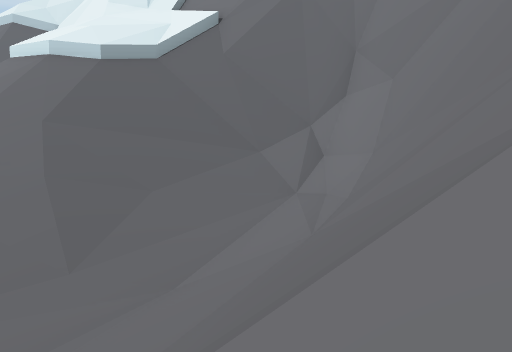
View 1 (above)

16 first-person views from a walk through a Unity game level. The camera is 1.5 m above the floor, tilts 4° down and sees 70° across. The floor is counted in squares, 2 m on a side. Each view is taken from the middle of a square. On the plan, view 1 faces up. The plan holds only what a view shows up to about 11 squares ahead; the rest is blank. The place goes on beyond the plan.

View 2
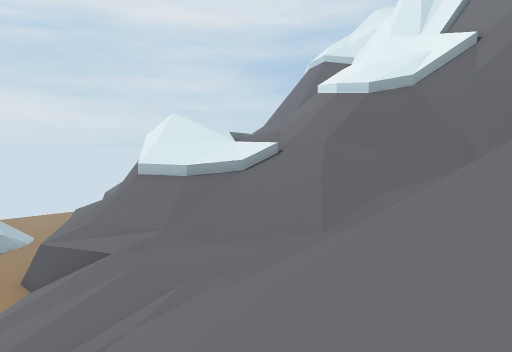

View 3
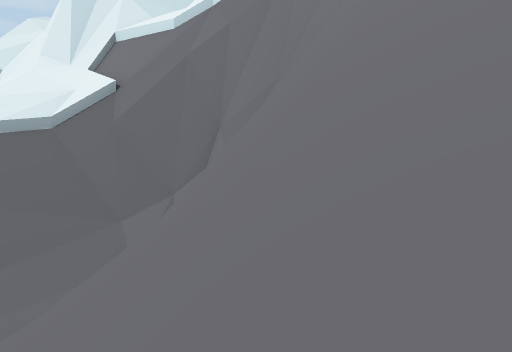

View 4
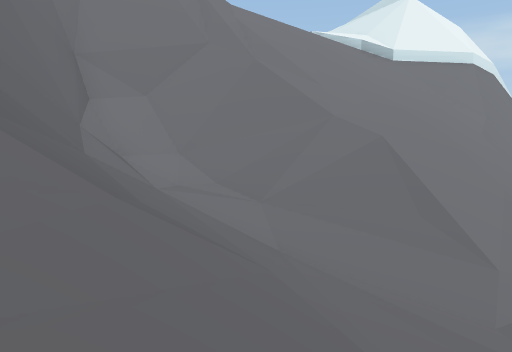

View 5
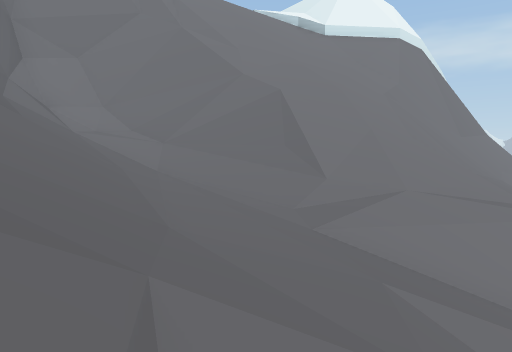

View 6
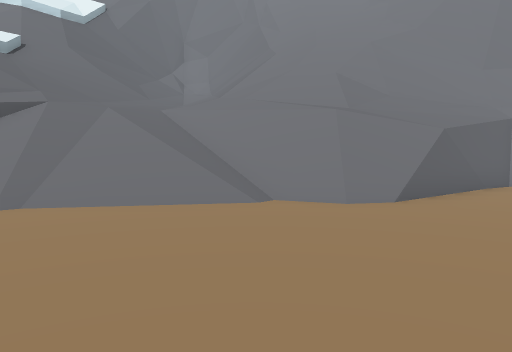

View 7
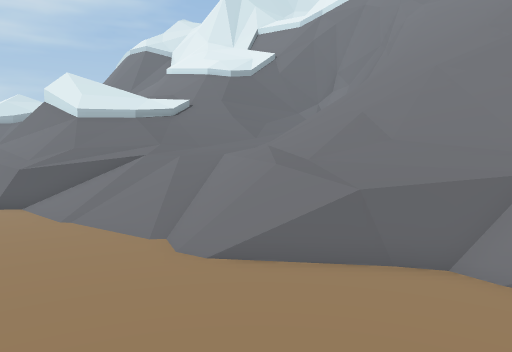

View 8
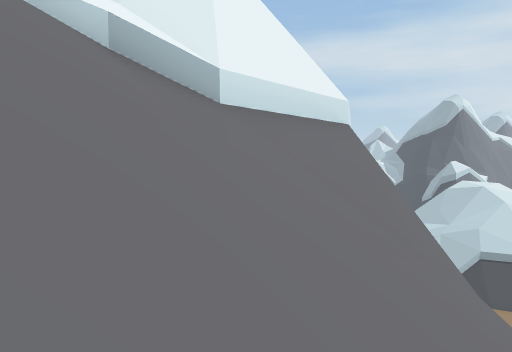

View 9
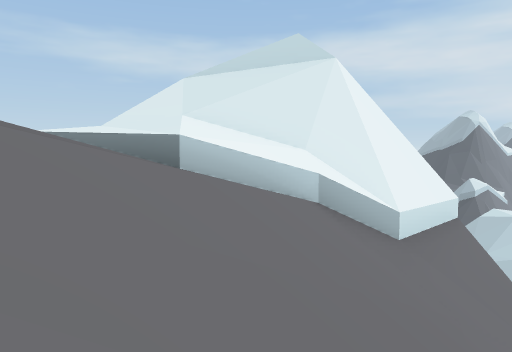

View 10
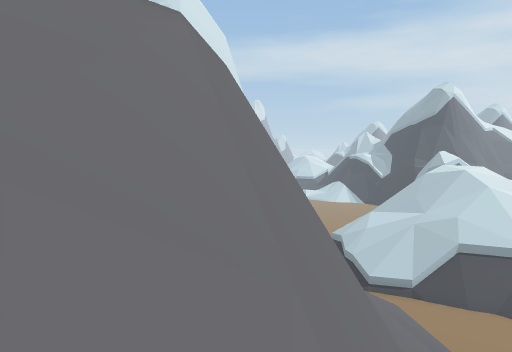

View 11
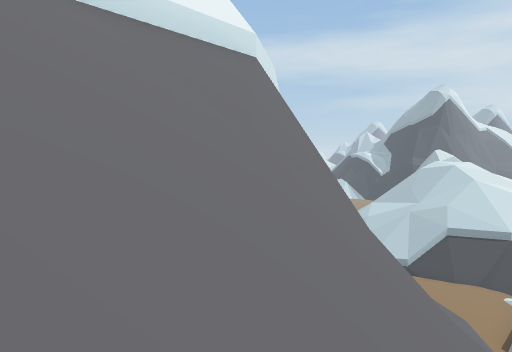

View 12
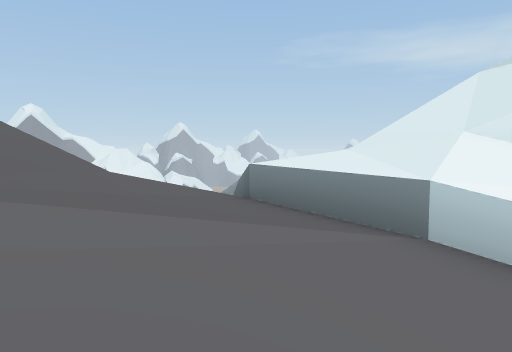

View 13
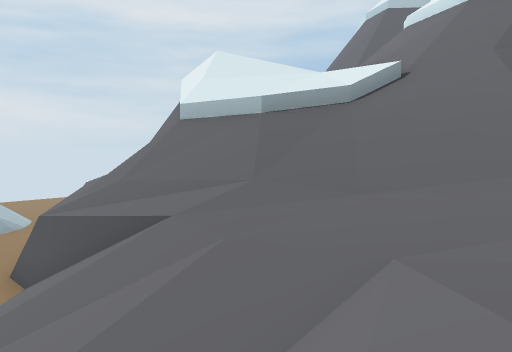

View 14
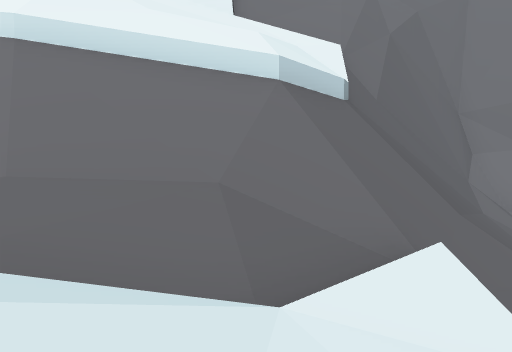

View 15
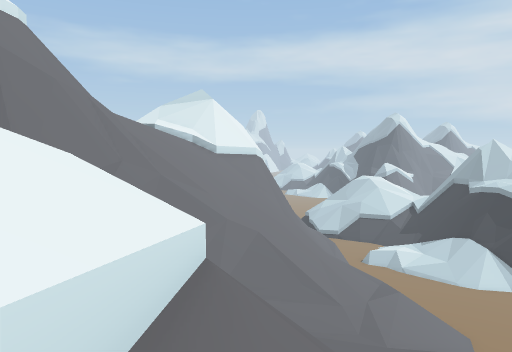

View 16
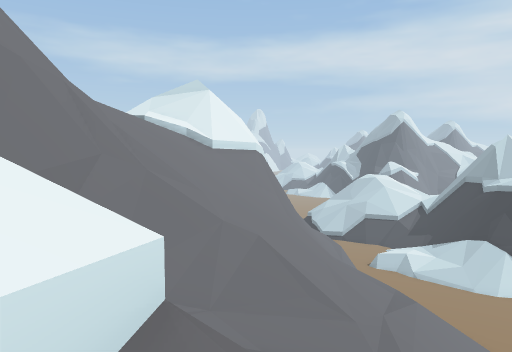

### Floor plan
Key: @ floor where view 1 was taken; # wall or solid block; . main floor; : floor 4 m higher than the main floor; + floor 5 m higher than the main floor; * floor 16 m higher than the main floor; % floor 17 m higher than the main floor; & floor 17.75 m higher than the main floor; / step, stairs or slope; = window, fence, low wall or low ledge; ^ raised ledge; v drop or lower ground.
Columns run from 8 left of view 1 to 10 right of it. Each row starts with its distance up from view 1.
 11  ^
 10  /^#  ^
  9  //^###^^
  8 ////^^/##^^  #
  7 //////////# v^
  6 //////////# ##
  5 //////////# #/
  4 //////////#=/////
  3 //////+//=#v///*==
  2 ////:+/////////==*
  1 v//////////////=%&
  0 ////////@/////#=#==
 -1 ./////////////#===
 -2 ../////////####==
 -3 ....///////##=#v
 -4 .....//////## vv
 -5 ......//##v=#^
 -6 ..........# /##
 -7 ..........  //=
 -8     .....    ///
 -9               //
-10             .. v
-11       /     ...
-12             /..
-13              ..

Positions as (right, up) in squares from view 1, and headings:
1: (0, 0), facing up
2: (2, -2), facing up-left
3: (3, -1), facing up
4: (-6, 4), facing right
5: (-7, 2), facing right
6: (-8, -7), facing up-right
7: (-2, -11), facing up
8: (3, 2), facing down-right
9: (4, 4), facing down-right
10: (3, -1), facing down-right
11: (2, 1), facing down-right
12: (5, 3), facing right
13: (-2, -1), facing up-left
14: (-8, 5), facing up-right
15: (-7, 10), facing down-right
16: (-6, 9), facing down-right
